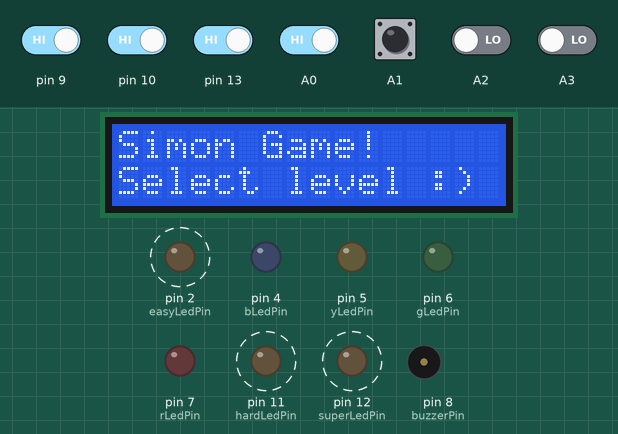
Recording of a sketch running on a simulated Arduino Micro, built with avr-gcc and run on an emulated ATmega32U4. Shown: 16×2 character LCD, output pins drawn as LEDs (lit = HIGH), buzzer (waves = sounding). Dashed ring = blinking. Inputs (shaded band) come from the test bench; at power-on: A0, A1, pin 9, pin 10, pin 13 HIGH, A2, A3 LOW. Random numbers use the default seed unless the sketch sets one.

Above: at 2.7 s.
2.8 s: pin 9 driven LOW
At 5.4 s:
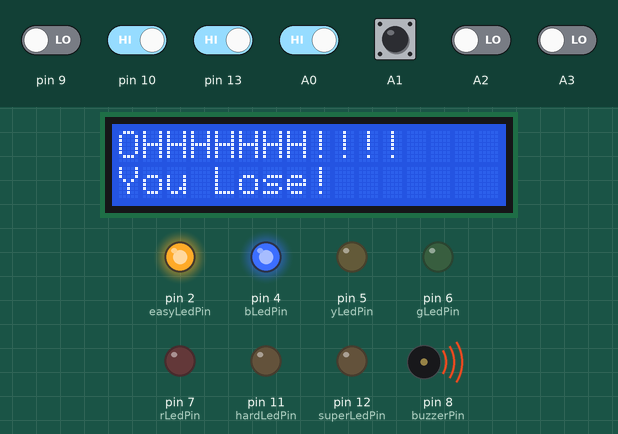
5.7 s: pin 10 driven LOW
At 8.6 s:
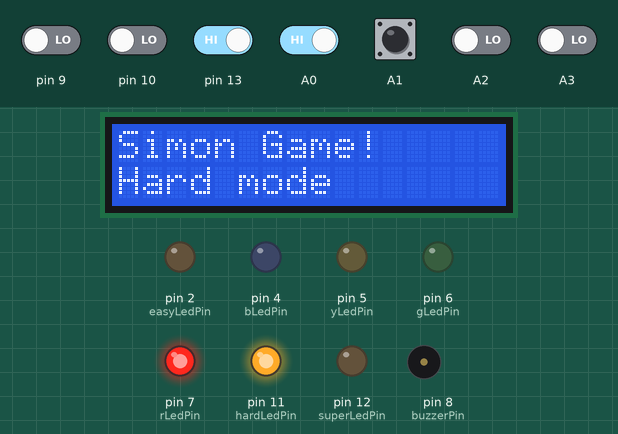
8.7 s: A0 driven LOW
11.5 s: pin 13 driven LOW
At 14.3 s:
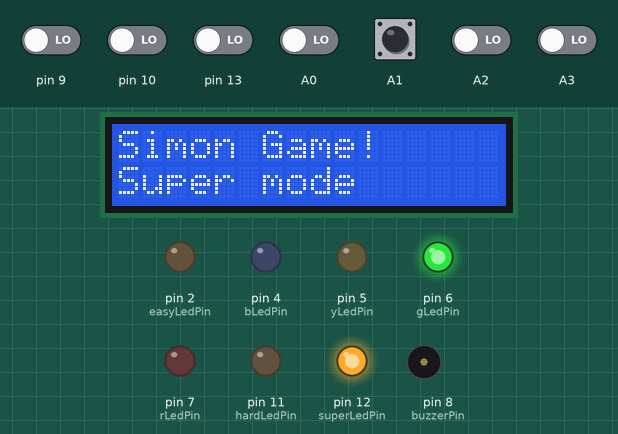
14.5 s: A0 driven HIGH
17.5 s: pin 13 driven HIGH
At 20.0 s:
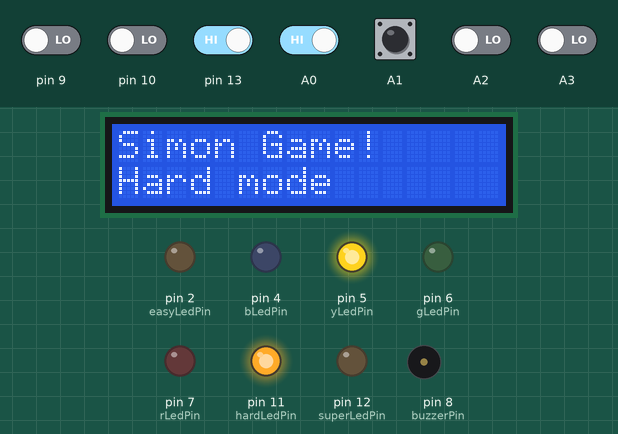
Timing chart, 0 to 21.5 s (numbered marks = the images above; inputs shaded):
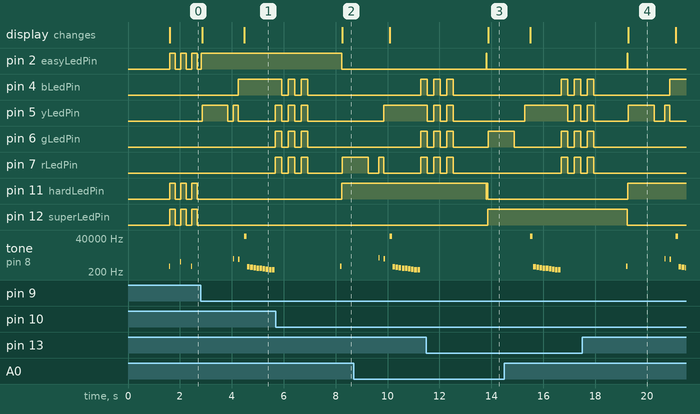

Measured:
- after the input at 2.8 s, pin 4 (bLedPin): LOW → HIGH after 1.5 s; pin 5 (yLedPin): goes HIGH 1.0 s, LOW 0.20 s, HIGH 0.20 s, LOW 1.4 s, then HIGH, starting after 0.05 s; pin 6 (gLedPin), pin 7 (rLedPin): LOW → HIGH after 2.9 s; the display: first changes after 0.05 s (image 1 shows a later state)
- after the input at 5.7 s, pin 2 (easyLedPin): HIGH → LOW after 2.5 s; pin 11 (hardLedPin): LOW → HIGH after 2.5 s
- after the input at 11.5 s, pin 12 (superLedPin): LOW → HIGH after 2.4 s
- by itself, pin 11 (hardLedPin), pin 12 (superLedPin): alternates HIGH for 0.21 s and LOW for 0.21 s
- by itself, tone on pin 8 (buzzerPin): plays 500 Hz for 0.05 s, 1600 Hz for 0.05 s, 1500 Hz for 0.05 s, 52995 Hz for 0.10 s, 440 Hz for 0.10 s, 415 Hz for 0.10 s … (7 notes in this stretch)

The sketch:

Simon.ino
```cpp
#include <Wire.h>
#include <LiquidCrystal_I2C.h>
//I2C pins declaration
LiquidCrystal_I2C lcd(0x27,16,2);

int rLedPin = 7;
int gLedPin = 6;
int yLedPin = 5;
int bLedPin = 4;
int easyLedPin = 2;
int hardLedPin = 11;
int superLedPin = 12;
int buzzerPin = 8;

int velocity = 1000;
const int MAX_LEVEL = 50;
int sequence[MAX_LEVEL];
int your_sequence[MAX_LEVEL];
int level = 0;
int tones[] = { 1800, 1700, 1600, 1500 };
int flash = 0;
int ledState = 0;
int period = 200;
unsigned long time_now = 0;
int co = 0;
int easy = 1;
int super = 0;

void setup()
{
	pinMode(rLedPin, OUTPUT);
	pinMode(gLedPin, OUTPUT);
	pinMode(yLedPin, OUTPUT);
	pinMode(bLedPin, OUTPUT);
	pinMode(easyLedPin, OUTPUT);
	pinMode(hardLedPin, OUTPUT);
	pinMode(superLedPin, OUTPUT);
	pinMode(A0, INPUT);
	pinMode(A1, INPUT);
	pinMode(A2, INPUT);
	pinMode(A3, INPUT);
	pinMode(9, INPUT);

	allPinsOff();
	digitalWrite(easyLedPin, LOW);
	digitalWrite(hardLedPin, LOW);
	digitalWrite(superLedPin, LOW);
	flash = 1;
	lcd.begin();   // iInit the LCD for 16 chars 2 lines
	lcd.backlight();   // Turn on the backligt (try lcd.noBaklight() to turn it off)
	lcd.setCursor(0, 0); //First line
	lcd.print("Simon Game!");
	lcd.setCursor(0, 1); //Second line
	lcd.print("Good luck");
	delay(1500);
}


void loop()
{
	if (millis() > time_now + period) {
		time_now = millis();
		ledState = !ledState;
		if (ledState && co < 10 && flash)
		{
			if (co % 2) {
				tone(buzzerPin, 1000, 50);
			}
			else {
				tone(buzzerPin, 500, 50);
			}
			co++;
		}
	}
	if (!flash) {
		ledState = 0;
	}
	else {
		lcd.setCursor(0, 0); //First line
		lcd.print("Simon Game!");
		lcd.setCursor(0, 1); //Second line
		lcd.print("Select level :)");
	}
	if (ledState) {
		digitalWrite(easyLedPin, HIGH);
		digitalWrite(hardLedPin, HIGH);
		digitalWrite(superLedPin, HIGH);
	}
	else {
		digitalWrite(easyLedPin, LOW);
		digitalWrite(hardLedPin, LOW);
		digitalWrite(superLedPin, LOW);
	}


	if (!level) {
		generate_sequence();//generate a sequence;
		if (digitalRead(9) == LOW)
		{
			easy = 1;
			flash = 0;
			super = 0;
			digitalWrite(easyLedPin, HIGH);
			digitalWrite(hardLedPin, LOW);
			digitalWrite(superLedPin, LOW);
			level = 1;
			lcd.clear();
			lcd.setCursor(0, 0); //First line
			lcd.print("Simon Game!");
			lcd.setCursor(0, 1); //Second line
			lcd.print("Easy mode");
		}
		if (digitalRead(10) == LOW)
		{
			easy = 0;
			flash = 0;
			super = 0;
			digitalWrite(easyLedPin, LOW);
			digitalWrite(hardLedPin, HIGH);
			digitalWrite(superLedPin, LOW);
			level = 1;
			lcd.clear();
			lcd.setCursor(0, 0); //First line
			lcd.print("Simon Game!");
			lcd.setCursor(0, 1); //Second line
			lcd.print("Hard mode");
		}
		if (digitalRead(13) == LOW)
		{
			easy = 0;
			flash = 0;
			super = 1;
			digitalWrite(easyLedPin, LOW);
			digitalWrite(hardLedPin, LOW);
			digitalWrite(superLedPin, HIGH);
			level = 1;
			lcd.clear();
			lcd.setCursor(0, 0); //First line
			lcd.print("Simon Game!");
			lcd.setCursor(0, 1); //Second line
			lcd.print("Super mode");
		}
	}

	if (level != 0) {
		show_sequence();    //show the sequence
		get_sequence();     //wait for your sequence
	}

}

void show_sequence()
{

	allPinsOff();
	/* easy mode */
	if (easy && !super) {
		for (int i = 0; i < level; i++)
		{
			digitalWrite(sequence[i], HIGH);
			delay(velocity);
			digitalWrite(sequence[i], LOW);
			delay(200);
		}
	}
	else {
		/* hard mode */
		digitalWrite(sequence[level-1], HIGH);
		delay(velocity);
		digitalWrite(sequence[level-1], LOW);
		delay(400);
	}
}

void get_sequence()
{
	int flag = 0; //this flag indicates if the sequence is correct

	for (int i = 0; i < level; i++)
	{
		flag = 0;
		while (flag == 0)
		{
			if (digitalRead(A0) == LOW)
			{
				if (!super)
				{
					tone(buzzerPin, tones[0], 50);
				}
				digitalWrite(rLedPin, HIGH);
				your_sequence[i] = rLedPin;
				delay(200);
				if (your_sequence[i] != sequence[i])
				{
					wrong_sequence();
					flash = 1;
					return;
				}
				flag = 1;
				digitalWrite(rLedPin, LOW);
			}

			if (digitalRead(A1) == LOW)
			{
				if (!super)
				{
					tone(buzzerPin, tones[1], 50);
				}
				digitalWrite(gLedPin, HIGH);
				delay(200);
				your_sequence[i] = gLedPin;
				if (your_sequence[i] != sequence[i])
				{
					wrong_sequence();
					flash = 1;
					return;
				}
				flag = 1;
				digitalWrite(gLedPin, LOW);
			}

			if (digitalRead(A2) == LOW)
			{
				if (!super)
				{
					tone(buzzerPin, tones[2], 50);
				}
				digitalWrite(yLedPin, HIGH);
				delay(200);
				your_sequence[i] = yLedPin;
				if (your_sequence[i] != sequence[i])
				{
					wrong_sequence();
					flash = 1;
					return;
				}
				flag = 1;
				digitalWrite(yLedPin, LOW);
			}

			if (digitalRead(A3) == LOW)
			{
				if (!super)
				{
					tone(buzzerPin, tones[3], 50);
				}
				digitalWrite(bLedPin, HIGH);
				delay(200);
				your_sequence[i] = bLedPin;
				if (your_sequence[i] != sequence[i])
				{
					wrong_sequence();
					flash = 1;
					return;
				}
				flag = 1;
				digitalWrite(bLedPin, LOW);
			}

		}
	}
	if (flag) {
		right_sequence();
	}
}

void generate_sequence()
{
	randomSeed(millis());
	for (int i = 0; i < MAX_LEVEL; i++)
	{
		sequence[i] = random(4, 8);
	}
}

void wrong_sequence()
{
	lcd.clear();
	lcd.setCursor(0, 0); //First line
	lcd.print("OHHHHHHH!!!!");
	lcd.setCursor(0, 1); //Second line
	lcd.print("You Lose!");
	int loseTone[] = { 261, 277, 294, 311, 330, 349, 370, 392, 415, 440 };
	for (int lt = 10;lt > 0;lt--) {
		tone(buzzerPin, loseTone[lt], 100);
		delay(120);
	}
	for (int i = 0; i < 3; i++)
	{
		allPinsOn();
		delay(250);
		allPinsOff();
		delay(250);
	}
	level = 0;
	velocity = 1000;
	co = 0;
	delay(1000);
}

void right_sequence()
{
	lcd.clear();
	lcd.setCursor(0, 0); //First line
	lcd.print("Cool!!!");
	lcd.setCursor(0, 1); //Second line
	lcd.print("Level: ");
	lcd.print(level);
	//play the 1Up noise
	allPinsOff();
	tone(buzzerPin, 1318, 150);   //E6
	delay(175);
	allPinsOn();
	tone(buzzerPin, 1567, 150);   //G6
	delay(175);
	tone(buzzerPin, 2637, 150);   //E7
	delay(175);
	tone(buzzerPin, 2093, 150);   //C7
	delay(175);
	allPinsOff();
	tone(buzzerPin, 2349, 150);   //D7
	delay(175);
	tone(buzzerPin, 3135, 500);   //G7


	delay(200);

	if (level < MAX_LEVEL)
		level++;

	velocity -= 50; //increase difficulty


}

void allPinsOn() {
	digitalWrite(rLedPin, HIGH);
	digitalWrite(gLedPin, HIGH);
	digitalWrite(yLedPin, HIGH);
	digitalWrite(bLedPin, HIGH);
}

void allPinsOff() {
	digitalWrite(rLedPin, LOW);
	digitalWrite(gLedPin, LOW);
	digitalWrite(yLedPin, LOW);
	digitalWrite(bLedPin, LOW);
}
```
